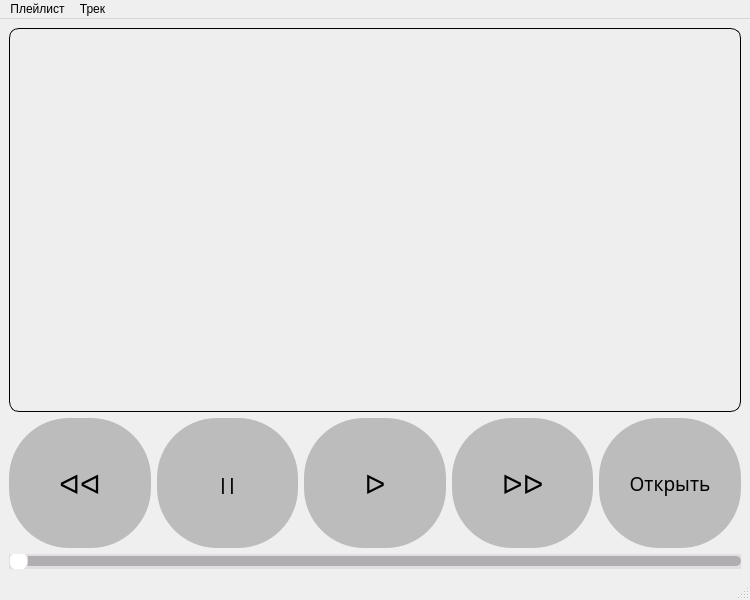
<?xml version="1.0" encoding="UTF-8"?>
<ui version="4.0">
 <class>MainWindow</class>
 <widget class="QMainWindow" name="MainWindow">
  <property name="geometry">
   <rect>
    <x>0</x>
    <y>0</y>
    <width>750</width>
    <height>600</height>
   </rect>
  </property>
  <property name="windowTitle">
   <string>Botify</string>
  </property>
  <widget class="QWidget" name="centralwidget">
   <layout class="QGridLayout" name="gridLayout_2">
    <item row="0" column="0">
     <layout class="QGridLayout" name="gridLayout">
      <item row="1" column="0" colspan="5">
       <widget class="QListWidget" name="music_list">
        <property name="sizePolicy">
         <sizepolicy hsizetype="Expanding" vsizetype="Expanding">
          <horstretch>0</horstretch>
          <verstretch>0</verstretch>
         </sizepolicy>
        </property>
        <property name="font">
         <font>
          <family>Lucida Sans Typewriter</family>
          <pointsize>12</pointsize>
         </font>
        </property>
        <property name="styleSheet">
         <string notr="true">QListWidget
                        {
                            border : 1px solid black;
                            background : #eeeeee;
                            border-radius: 10px;
                                            }
                     QListWidget QScrollBar
                        {
                    background : #959995;
                        }
                            QListView::item:selected
                        {
                            border : 2px solid black;
                            background : #999999;
                        }</string>
        </property>
       </widget>
      </item>
      <item row="3" column="0" colspan="5">
       <widget class="QSlider" name="music_duration">
        <property name="enabled">
         <bool>false</bool>
        </property>
        <property name="styleSheet">
         <string notr="true">QSlider{
                                background: #E3DEE2;
                            }
                            QSlider::groove:horizontal {  
                                height: 10px;
                                margin: 0px;
                                border-radius: 5px;
                                background: #B0AEB1;
                            }
                            QSlider::handle:horizontal {
                                background: #fff;
                                border: 1px solid #E3DEE2;
                                width: 17px;
                                margin: -5px 0; 
                                border-radius: 8px;
                            }
                            QSlider::sub-page:qlineargradient {
                                background: #000;
                                border-radius: 5px;
                            }</string>
        </property>
        <property name="maximum">
         <number>9999</number>
        </property>
        <property name="orientation">
         <enum>Qt::Horizontal</enum>
        </property>
       </widget>
      </item>
      <item row="2" column="1">
       <widget class="QPushButton" name="pause_btn">
        <property name="minimumSize">
         <size>
          <width>0</width>
          <height>130</height>
         </size>
        </property>
        <property name="font">
         <font>
          <family>Lucida Sans Typewriter</family>
          <pointsize>12</pointsize>
          <weight>75</weight>
          <bold>true</bold>
         </font>
        </property>
        <property name="cursor">
         <cursorShape>PointingHandCursor</cursorShape>
        </property>
        <property name="styleSheet">
         <string notr="true">QPushButton {
                        background-color: #bcbcbc;
                        border-style: solid;
                        border-radius: 60px;
                    }
                    QPushButton:pressed {
                        background-color: #DDA0DD;
                        border-style: inset;
                    }
</string>
        </property>
        <property name="text">
         <string>||</string>
        </property>
       </widget>
      </item>
      <item row="2" column="0">
       <widget class="QPushButton" name="previous_btn">
        <property name="minimumSize">
         <size>
          <width>0</width>
          <height>130</height>
         </size>
        </property>
        <property name="font">
         <font>
          <family>Lucida Sans Typewriter</family>
          <pointsize>20</pointsize>
         </font>
        </property>
        <property name="cursor">
         <cursorShape>PointingHandCursor</cursorShape>
        </property>
        <property name="styleSheet">
         <string notr="true">QPushButton {
                        background-color: #bcbcbc;
                        border-style: solid;
                        border-radius: 60px;
                    }
                    QPushButton:pressed {
                        background-color: #DDA0DD;
                        border-style: inset;
                    }</string>
        </property>
        <property name="text">
         <string>ᐊᐊ</string>
        </property>
       </widget>
      </item>
      <item row="2" column="2">
       <widget class="QPushButton" name="play_btn">
        <property name="minimumSize">
         <size>
          <width>0</width>
          <height>130</height>
         </size>
        </property>
        <property name="font">
         <font>
          <family>Lucida Sans Typewriter</family>
          <pointsize>20</pointsize>
         </font>
        </property>
        <property name="cursor">
         <cursorShape>PointingHandCursor</cursorShape>
        </property>
        <property name="styleSheet">
         <string notr="true">QPushButton {
                        background-color: #bcbcbc;
                        border-style: solid;
                        border-radius: 60px;
                    }
                    QPushButton:pressed {
                        background-color: #DDA0DD;
                        border-style: inset;
                    }</string>
        </property>
        <property name="text">
         <string>ᐅ</string>
        </property>
       </widget>
      </item>
      <item row="2" column="3">
       <widget class="QPushButton" name="next_btn">
        <property name="minimumSize">
         <size>
          <width>0</width>
          <height>130</height>
         </size>
        </property>
        <property name="font">
         <font>
          <family>Lucida Sans Typewriter</family>
          <pointsize>20</pointsize>
         </font>
        </property>
        <property name="cursor">
         <cursorShape>PointingHandCursor</cursorShape>
        </property>
        <property name="styleSheet">
         <string notr="true">QPushButton {
                        background-color: #bcbcbc;
                        border-style: solid;
                        border-radius: 60px;
                    }
                    QPushButton:pressed {
                        background-color: #DDA0DD;
                        border-style: inset;
                    }</string>
        </property>
        <property name="text">
         <string>ᐅᐅ</string>
        </property>
       </widget>
      </item>
      <item row="2" column="4">
       <widget class="QPushButton" name="get_track">
        <property name="minimumSize">
         <size>
          <width>0</width>
          <height>130</height>
         </size>
        </property>
        <property name="font">
         <font>
          <family>Lucida Sans Typewriter</family>
          <pointsize>14</pointsize>
          <weight>50</weight>
          <bold>false</bold>
         </font>
        </property>
        <property name="cursor">
         <cursorShape>PointingHandCursor</cursorShape>
        </property>
        <property name="styleSheet">
         <string notr="true">QPushButton {
                        background-color: #bcbcbc;
                        border-style: solid;
                        border-radius: 60px;
                    }
                    QPushButton:pressed {
                        background-color: #DDA0DD;
                        border-style: inset;
                    }
</string>
        </property>
        <property name="text">
         <string>Открыть</string>
        </property>
       </widget>
      </item>
     </layout>
    </item>
   </layout>
  </widget>
  <widget class="QMenuBar" name="menubar">
   <property name="geometry">
    <rect>
     <x>0</x>
     <y>0</y>
     <width>750</width>
     <height>21</height>
    </rect>
   </property>
   <widget class="QMenu" name="playlist_menu">
    <property name="title">
     <string>Плейлист</string>
    </property>
    <addaction name="create_file"/>
    <addaction name="change_playlist"/>
    <addaction name="separator"/>
    <addaction name="delete_playlist"/>
   </widget>
   <widget class="QMenu" name="track_menu">
    <property name="title">
     <string>Трек</string>
    </property>
    <widget class="QMenu" name="add_menu">
     <property name="font">
      <font>
       <family>Lucida Sans Typewriter</family>
      </font>
     </property>
     <property name="title">
      <string>Добавить</string>
     </property>
     <addaction name="add_from_spoty"/>
     <addaction name="add_from_youtube"/>
     <addaction name="add_from_disk_3"/>
    </widget>
    <addaction name="add_menu"/>
    <addaction name="separator"/>
    <addaction name="delete_track"/>
   </widget>
   <addaction name="playlist_menu"/>
   <addaction name="track_menu"/>
  </widget>
  <widget class="QStatusBar" name="statusbar"/>
  <action name="create_file">
   <property name="text">
    <string>Создать</string>
   </property>
  </action>
  <action name="export_file">
   <property name="text">
    <string>Экспортировать</string>
   </property>
  </action>
  <action name="action">
   <property name="text">
    <string>Добавить из файла</string>
   </property>
  </action>
  <action name="delete_track">
   <property name="text">
    <string>Удалить</string>
   </property>
  </action>
  <action name="add_from_spoty">
   <property name="text">
    <string>из Spotify</string>
   </property>
  </action>
  <action name="add_from_disk">
   <property name="text">
    <string>с диска</string>
   </property>
  </action>
  <action name="add_from_youtube">
   <property name="text">
    <string>из Youtube</string>
   </property>
  </action>
  <action name="import_file">
   <property name="text">
    <string>Импортировать</string>
   </property>
  </action>
  <action name="change_playlist">
   <property name="text">
    <string>Переключить</string>
   </property>
  </action>
  <action name="add_from_disk_2">
   <property name="text">
    <string>с диска</string>
   </property>
  </action>
  <action name="delete_playlist">
   <property name="text">
    <string>Удалить</string>
   </property>
  </action>
  <action name="add_from_disk_3">
   <property name="text">
    <string>с диска</string>
   </property>
  </action>
 </widget>
 <resources/>
 <connections/>
</ui>
